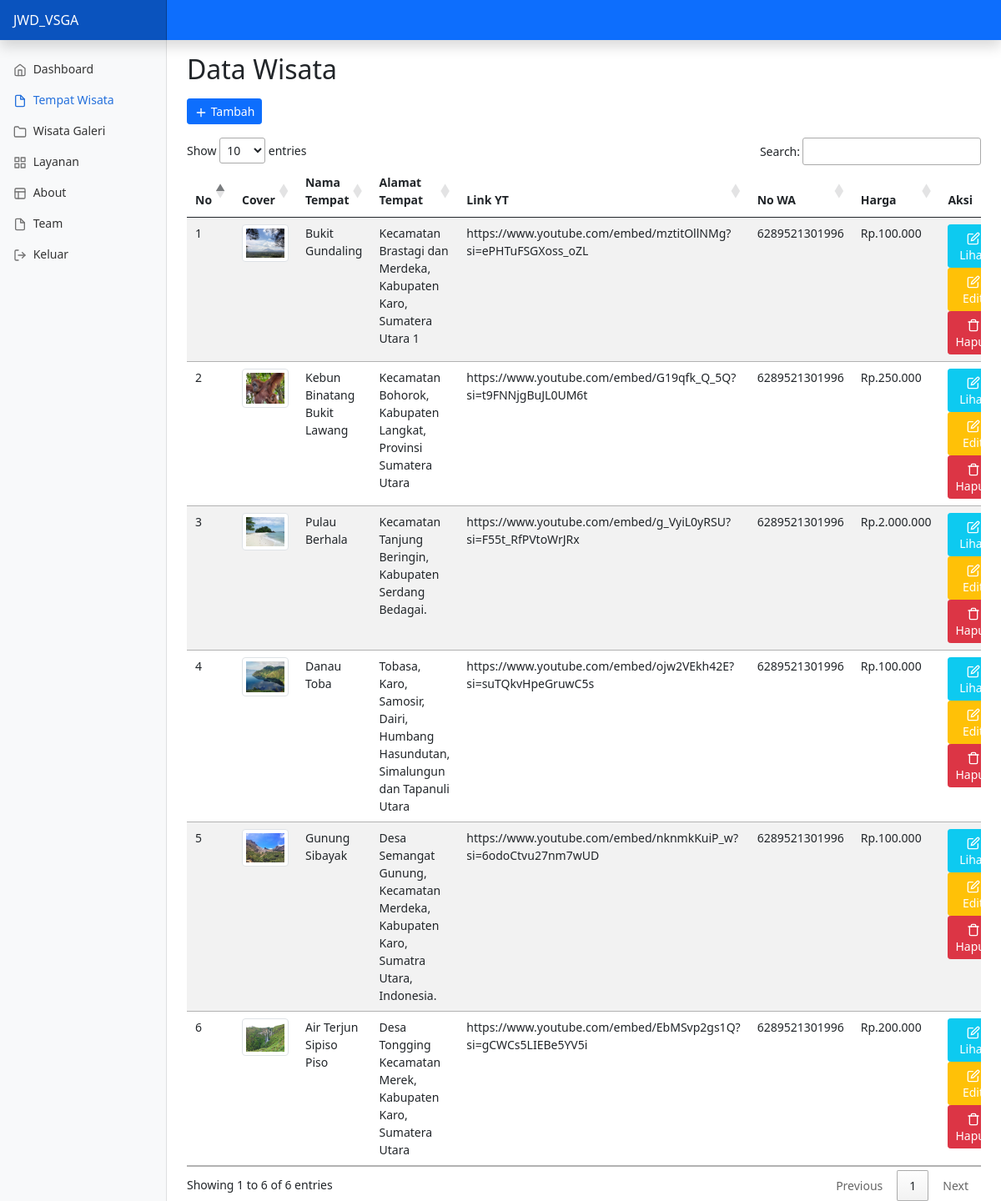
/admin.php?data-wisata (signed in), run on the app's committed database.
### tables this page shows
CREATE TABLE `wisata` (
  `idwisata` int(11) NOT NULL,
  `nama` varchar(128) DEFAULT NULL,
  `alamat` varchar(128) DEFAULT NULL,
  `harga` int(11) DEFAULT NULL,
  `cover` varchar(255) NOT NULL,
  `linkyt` varchar(255) NOT NULL,
  `no_wa` varchar(20) NOT NULL
);

### config/function.php (called while the page is built, shortened)
<?php
function money($str)
{
    return 'Rp.' . number_format($str, 0, ',', '.');
}

### admin/wisata.php (the view, shortened to what this page needs)
<h2 class="mt-3">Data Wisata</h2>
<a href="" class="btn btn-sm btn-primary mt-2" data-bs-toggle="modal" data-bs-target="#addModal"><i
        data-feather="plus"></i> Tambah</a>
<div class="table-responsive mt-3">
    <table class="table table-striped table-sm">
        <thead>
            <tr>
                <th scope="col" width="5">No</th>
                <th scope="col" width="100">Cover</th>
                <th scope="col">Nama Tempat</th>
                <th scope="col">Alamat Tempat</th>
                <th scope="col">Link YT</th>
                <th scope="col">No WA</th>
                <th scope="col">Harga</th>
                <th scope="col" width="200">Aksi</th>
            </tr>
        </thead>
        <tbody>
            <?php
            $n=1;
            $query = mysqli_query($con,"SELECT * FROM wisata ORDER BY idwisata DESC")or die(mysqli_error($con));
            while($row = mysqli_fetch_array($query)):
            ?>
            <tr>
                <td><?= $n++; ?></td>
                <td>
                    <img src="uploads/wisata/cover/<?= $row['cover']; ?>" alt="Cover" class="img-thumbnail rounded"
                        width="100">
                </td>
                <td><?= $row['nama']; ?></td>
                <td><?= $row['alamat']; ?></td>
                <td><?= $row['linkyt']; ?></td>
                <td><?= $row['no_wa']; ?></td>
                <td><?= money($row['harga']); ?></td>
                <td>
                <button class="btn btn-sm btn-info text-white" onclick="lihatData(<?= $row['idwisata'] ?>)">
                        <i data-feather="edit"></i>
                        Lihat
                    </button>
                    <button class="btn btn-sm btn-warning text-white" onclick="editData(<?= $row['idwisata'] ?>)">
                        <i data-feather="edit"></i>
                        Edit
                    </button>
                    <button class="btn btn-sm btn-danger text-white" onclick="deleteData(<?= $row['idwisata'] ?>)">
                        <i data-feather="trash"></i>
                        Hapus
                    </button>
                </td>
            </tr>
            <?php
            endwhile;
            ?>
        </tbody>
    </table>
</div>

### assets/css/dashboard.css (style rules this page uses)
body { font-size: .875rem; }
.feather { width: 16px; height: 16px; vertical-align: text-bottom; }

### data on the page
wisata: cover (picture), nama "Bukit Gundaling", alamat "Kecamatan Brastagi dan Merdeka, Kabupaten Karo, Sumatera Utara 1", linkyt "https://www.youtube.com/embed/mztitOllNMg?si=ePHTuFSGXoss_oZL", no_wa "6289521301996", harga "Rp.100.000"
wisata: cover (picture), nama "Kebun Binatang Bukit Lawang", alamat "Kecamatan Bohorok, Kabupaten Langkat, Provinsi Sumatera Utara", linkyt "https://www.youtube.com/embed/G19qfk_Q_5Q?si=t9FNNjgBuJL0UM6t", no_wa "6289521301996", harga "Rp.250.000"
wisata: cover (picture), nama "Pulau Berhala", alamat "Kecamatan Tanjung Beringin, Kabupaten Serdang Bedagai.", linkyt "https://www.youtube.com/embed/g_VyiL0yRSU?si=F55t_RfPVtoWrJRx", no_wa "6289521301996", harga "Rp.2.000.000"
wisata: cover (picture), nama "Danau Toba", alamat "Tobasa, Karo, Samosir, Dairi, Humbang Hasundutan, Simalungun dan Tapanuli Utara", linkyt "https://www.youtube.com/embed/ojw2VEkh42E?si=suTQkvHpeGruwC5s", no_wa "6289521301996", harga "Rp.100.000"
wisata: cover (picture), nama "Gunung Sibayak", alamat "Desa Semangat Gunung, Kecamatan Merdeka, Kabupaten Karo, Sumatra Utara, Indonesia.", linkyt "https://www.youtube.com/embed/nknmkKuiP_w?si=6odoCtvu27nm7wUD", no_wa "6289521301996", harga "Rp.100.000"
wisata: cover (picture), nama "Air Terjun Sipiso Piso", alamat "Desa Tongging Kecamatan Merek, Kabupaten Karo, Sumatera Utara", linkyt "https://www.youtube.com/embed/EbMSvp2gs1Q?si=gCWCs5LIEBe5YV5i", no_wa "6289521301996", harga "Rp.200.000"
